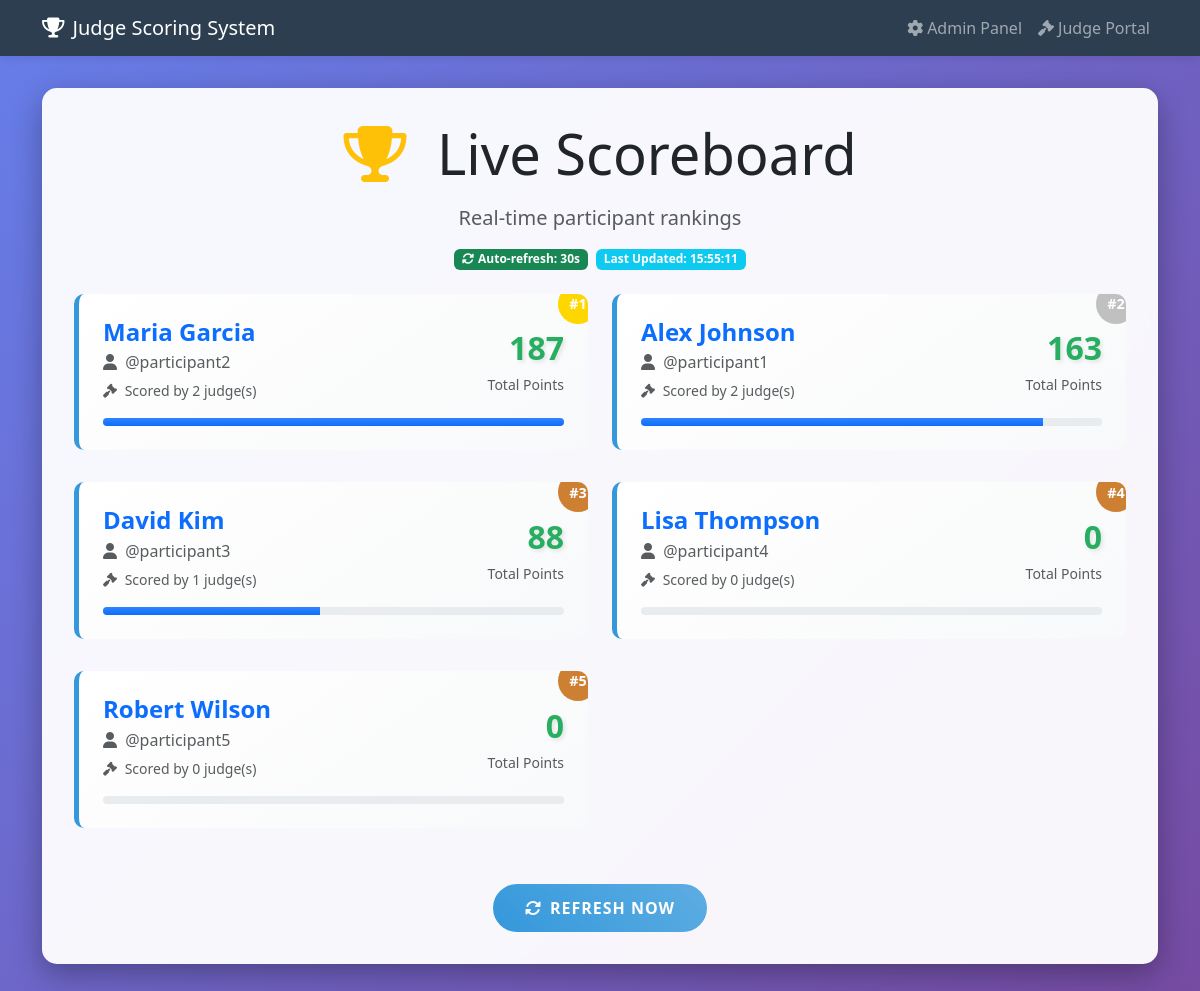
The page / on the database its author committed.
### tables this page shows
CREATE TABLE users (
    id INT AUTO_INCREMENT PRIMARY KEY,
    username VARCHAR(50) UNIQUE NOT NULL,
    full_name VARCHAR(100) NOT NULL,
    email VARCHAR(100),
    registration_date TIMESTAMP DEFAULT CURRENT_TIMESTAMP,
    is_active BOOLEAN DEFAULT TRUE
);

### index.php (the view, shortened to what this page needs)
<?php
include 'includes/header.php';
$database = new Database();
$db = $database->getConnection();
$query = "SELECT u.id, u.username, u.full_name,
                 COALESCE(SUM(s.points), 0) as total_points,
                 COUNT(s.id) as total_judges
          FROM users u
          LEFT JOIN scores s ON u.id = s.user_id
          WHERE u.is_active = 1
          GROUP BY u.id, u.username, u.full_name
          ORDER BY total_points DESC, u.full_name ASC";
$stmt = $db->prepare($query);
$stmt->execute();
$scoreboard = $stmt->fetchAll(PDO::FETCH_ASSOC);
?>
<nav class="navbar navbar-expand-lg navbar-dark navbar-custom">
    <div class="container">
        <a class="navbar-brand" href="#">
            <i class="fas fa-trophy me-2"></i>Judge Scoring System
        </a>
        <div class="navbar-nav ms-auto">
            <a class="nav-link" href="admin/">
                <i class="fas fa-cog me-1"></i>Admin Panel
            </a>
            <a class="nav-link" href="judge/">
                <i class="fas fa-gavel me-1"></i>Judge Portal
            </a>
        </div>
    </div>
</nav>
<div class="container">
    <div class="main-container">
        <div class="text-center mb-4">
            <h1 class="display-4 mb-3">
                <i class="fas fa-trophy text-warning me-3"></i>
                Live Scoreboard
            </h1>
            <p class="lead text-muted">Real-time participant rankings</p>
            <div class="d-flex justify-content-center align-items-center">
                <span class="badge bg-success me-2">
                    <i class="fas fa-sync-alt me-1"></i>Auto-refresh: 30s
                </span>
                <span class="badge bg-info">
                    Last Updated: <span id="lastUpdate"><?php echo date('H:i:s'); ?></span>
                </span>
            </div>
        </div>
        <div id="scoreboardContainer">
            <?php if (empty($scoreboard)): ?>
                <div class="text-center py-5">
                    <i class="fas fa-users fa-3x text-muted mb-3"></i>
                    <h3 class="text-muted">No participants yet</h3>
                    <p class="text-muted">Participants will appear here once judges start scoring.</p>
                </div>
            <?php else: ?>
                <div class="row">
                    <?php foreach ($scoreboard as $index => $participant): ?>
                        <div class="col-lg-6 mb-3">
                            <div class="scoreboard-item animate-in" style="animation-delay: <?php echo $index * 0.1; ?>s">
                                <div class="rank-badge rank-<?php echo min($index + 1, 3); ?>">
                                    #<?php echo $index + 1; ?>
                                </div>
                                <div class="d-flex justify-content-between align-items-center">
                                    <div class="participant-info">
                                        <h4 class="mb-1 fw-bold text-primary">
                                            <?php echo htmlspecialchars($participant['full_name']); ?>
                                        </h4>
                                        <p class="mb-1 text-muted">
                                            <i class="fas fa-user me-1"></i>
                                            @<?php echo htmlspecialchars($participant['username']); ?>
                                        </p>
                                        <small class="text-muted">
                                            <i class="fas fa-gavel me-1"></i>
                                            Scored by <?php echo $participant['total_judges']; ?> judge(s)
                                        </small>
                                    </div>
                                    <div class="text-end">
                                        <div class="points-display" data-points="<?php echo $participant['total_points']; ?>">
                                            <?php echo $participant['total_points']; ?>
                                        </div>
                                        <small class="text-muted">Total Points</small>
                                    </div>
                                </div>
                                <div class="progress mt-3" style="height: 8px;">
                                    <div class="progress-bar bg-gradient"
                                         role="progressbar"
                                         style="width: <?php echo $scoreboard[0]['total_points'] > 0 ? ($participant['total_points'] / $scoreboard[0]['total_points']) * 100 : 0; ?>%">
                                    </div>
                                </div>
                            </div>
                        </div>
                    <?php endforeach; ?>
                </div>
            <?php endif; ?>
        </div>
        <div class="text-center mt-4">
            <button class="btn btn-primary-custom btn-custom" onclick="refreshScoreboard()">
                <i class="fas fa-sync-alt me-2"></i>Refresh Now
            </button>
        </div>
    </div>
</div>
<?php include 'includes/footer.php'; ?>

### assets/css/style.css (style rules this page uses)
:root { --primary-color: #2c3e50; --secondary-color: #3498db; --success-color: #27ae60; --warning-color: #f39c12; --danger-color: #e74c3c; --dark-color: #34495e; --light-color: #ecf0f1; }
body { font-family: 'Segoe UI', Tahoma, Geneva, Verdana, sans-serif; background: linear-gradient(135deg, #667eea 0%, #764ba2 100%); min-height: 100vh; margin: 0; }
.main-container { background: rgba(255, 255, 255, 0.95); border-radius: 15px; box-shadow: 0 10px 30px rgba(0, 0, 0, 0.3); margin: 2rem auto; padding: 2rem; backdrop-filter: blur(10px); }
.navbar-custom { background: var(--primary-color); box-shadow: 0 2px 10px rgba(0, 0, 0, 0.1); }
.scoreboard-item { background: linear-gradient(145deg, #ffffff, #f8f9fa); border-left: 5px solid var(--secondary-color); margin-bottom: 1rem; padding: 1.5rem; border-radius: 10px; transition: all 0.3s ease; position: relative; overflow: hidden; }
.scoreboard-item::before { content: ''; position: absolute; top: 0; left: -100%; width: 100%; height: 100%; background: linear-gradient(90deg, transparent, rgba(255, 255, 255, 0.4), transparent); transition: left 0.5s; }
.rank-badge { position: absolute; top: -10px; right: -10px; background: var(--warning-color); color: white; border-radius: 50%; width: 40px; height: 40px; display: flex; align-items: center; justify-content: center; font-weight: bold; font-size: 0.9rem; }
.rank-1 { background: #gold; background: #ffd700; }
.rank-2 { background: #silver; background: #c0c0c0; }
.rank-3 { background: #bronze; background: #cd7f32; }
.points-display { font-size: 2rem; font-weight: bold; color: var(--success-color); text-shadow: 2px 2px 4px rgba(0, 0, 0, 0.1); }
.btn-custom { border-radius: 25px; padding: 0.75rem 2rem; font-weight: 600; text-transform: uppercase; letter-spacing: 1px; transition: all 0.3s ease; border: none; }
.btn-primary-custom { background: linear-gradient(45deg, var(--secondary-color), #5dade2); color: white; }
.animate-in { animation: slideInUp 0.5s ease-out; }

### rows shown on the page
users: full_name "Maria Garcia", username "participant2", total_judges "2", total_points "187"
users: full_name "Alex Johnson", username "participant1", total_judges "2", total_points "163"
users: full_name "David Kim", username "participant3", total_judges "1", total_points "88"
users: full_name "Lisa Thompson", username "participant4", total_judges "0", total_points "0"
users: full_name "Robert Wilson", username "participant5", total_judges "0", total_points "0"
